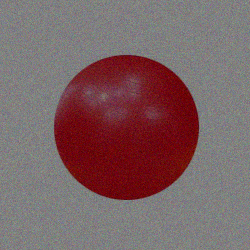
#> input picture HW5/Q2/assets/redBall.png, 250 x 250 px
$ python app.py
#> lines starting #> are read from the running program, lines starting #| are printed output that depends on the picture; after the words box and inside, x2 and y2 are one past the last pixel; in counts of white or black regions, pixels touching at a corner belong together
import numpy as np
import cv2 as cv
import matplotlib.pyplot as plt

# get a grayscale image as input.
# calculate the final sigma for otsu algorithm (can be calculated by two approches).
# apply binarification to image based on final sigma.
def otsu(img):
    total_pixels_number = img.shape[0] * img.shape[1]
    m_weight = 1.0/total_pixels_number #mean weight
    his, bins = np.histogram(img, np.array(range(0, 256)))
    final_index = -1
    final_sigW = -1
    for i in bins[1:-1]:
		# calculate weights
        W1 = np.sum(his[:i]) * m_weight
        W2 = np.sum(his[i:]) * m_weight
		# calculate sigmas
        sig1 = np.mean(his[:i])
        sig2 = np.mean(his[i:])

        # sigW = (W1 * (sig1)**2) + (W2 * (sig2)**2) #to use this approach, should change Ws definitions.
        sigW = W1 * W2 * (sig1 - sig2) ** 2 #its better approach

        print("=================")
        print("histogram index ==>", i)
        print("weight of class 1 ==>", W1)
        print("weight of class 2 ==>", W2)
        print("variance of class 1 ==>", sig1)
        print("variance of class 2 ==>", sig2)
        print("total variance ==>", sigW)

        if sigW > final_sigW:
            final_index = i
            final_sigW = sigW

    final_img = img.copy()

    print("\n#################")
    print("### final histogram index:", final_index)
    print("#################")
	# classification
    final_img[img > final_index] = 255
    final_img[img < final_index] = 0
    return final_img

#run part of app
file_name = 'assets/redBall.png'
src = cv.imread(file_name, cv.IMREAD_GRAYSCALE)
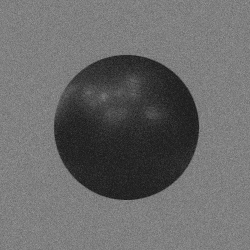
#> src: shape (250, 250); min 22, max 155, mean 106.1
otsu_res = otsu(src)
#> in otsu, `his, bins = np.histogram(img, np.array(range(0, 256)))`: his = 255 values, max 2764 at index 127, min 0 at index 0, mean 245.1; bins = 256 values from 0 to 255
#> the loop in otsu, `for i in bins[1:-1]:` made 254 passes
#> (W1, W2, sig1, sig2, sigW, final_sigW) on passes 1, 23, 24, 25, 26, 27, 28, 29, 30, 31, 32, 33: (0, 1, 0, 246.1, 0, 0), (1.6e-05, 1, 0.0435, 269.4, 1.16, 1.16), (6.4e-05, 1, 0.167, 270.5, 4.68, 4.68), (0.000192, 1, 0.48, 271.7, 14.12, 14.12), (0.000464, 1, 1.12, 272.8, 34.23, 34.23), (0.000864, 0.999, 2, 273.9, 63.81, 63.81), (0.00174, 0.998, 3.89, 274.9, 127.8, 127.8), (0.00341, 0.997, 7.34, 275.6, 244.4, 244.4), (0.00642, 0.994, 13.37, 276, 439.7, 439.7), (0.0105, 0.99, 21.1, 276.1, 673.3, 673.3), (0.0169, 0.983, 32.97, 275.5, 976.5, 976.5), (0.0246, 0.975, 46.67, 274.6, 1248.5, 1248.5)
#> (W1, W2, sig1, sig2, sigW) on passes 2 to 7: (0, 1, 0, 247, 0), (0, 1, 0, 248, 0), (0, 1, 0, 249, 0), (0, 1, 0, 250, 0), (0, 1, 0, 251, 0), (0, 1, 0, 252, 0)
#> (printed output is left out)
#> after the loop in otsu, `for i in bins[1:-1]:`: final_index = 133; final_sigW = 13089.1
#> in otsu, `final_img[img > final_index] = 255`:
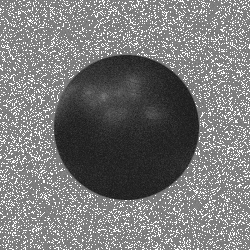
#> final_img: shape (250, 250); 13.24% of pixels changed, all inside (x1, y1, x2, y2) = (0, 0, 250, 250)
#> in otsu, `final_img[img < final_index] = 0`:
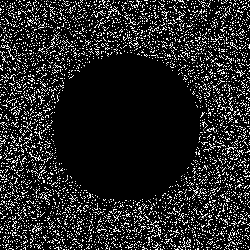
#> final_img: shape (250, 250); min 0, max 255, mean 37.9
cv.imshow("otsu result", otsu_res)
cv.waitKey(0)
